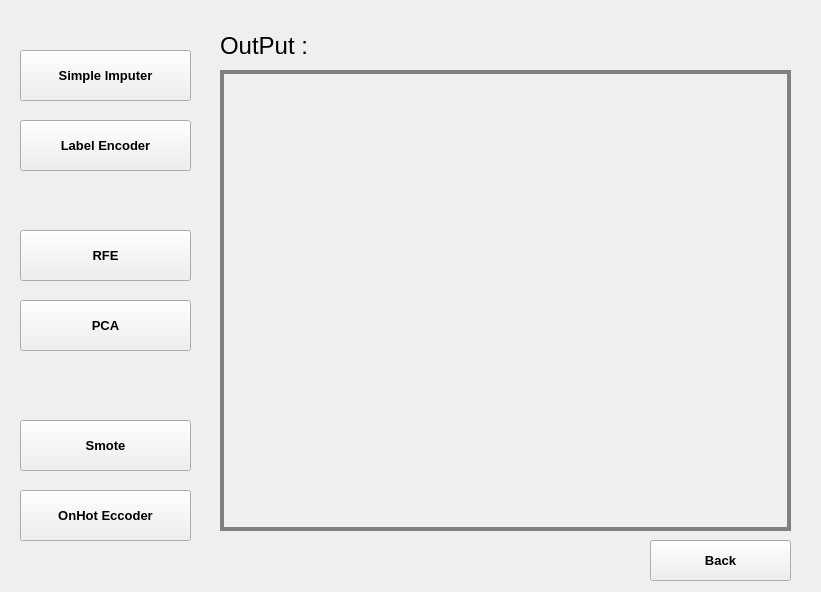
<?xml version="1.0" encoding="UTF-8"?>
<ui version="4.0">
 <class>preprocessing_Page</class>
 <widget class="QWidget" name="preprocessing_Page">
  <property name="geometry">
   <rect>
    <x>0</x>
    <y>0</y>
    <width>821</width>
    <height>592</height>
   </rect>
  </property>
  <property name="windowTitle">
   <string>Form</string>
  </property>
  <property name="styleSheet">
   <string notr="true">/*
 * The MIT License (MIT)
 *
 * Copyright (c) &lt;2013-2014&gt; &lt;Colin Duquesnoy&gt;
 * Copyright (c) &lt;2017&gt; &lt;Michell Stuttgart&gt;
 *
 * Permission is hereby granted, free of charge, to any person obtaining a copy
 * of this software and associated documentation files (the &quot;Software&quot;), to deal
 * in the Software without restriction, including without limitation the rights
 * to use, copy, modify, merge, publish, distribute, sublicense, and/or sell
 * copies of the Software, and to permit persons to whom the Software is
 * furnished to do so, subject to the following conditions:

 * The above copyright notice and this permission notice shall be included in
 * all copies or substantial portions of the Software.

 * THE SOFTWARE IS PROVIDED &quot;AS IS&quot;, WITHOUT WARRANTY OF ANY KIND, EXPRESS OR
 * IMPLIED, INCLUDING BUT NOT LIMITED TO THE WARRANTIES OF MERCHANTABILITY,
 * FITNESS FOR A PARTICULAR PURPOSE AND NONINFRINGEMENT. IN NO EVENT SHALL THE
 * AUTHORS OR COPYRIGHT HOLDERS BE LIABLE FOR ANY CLAIM, DAMAGES OR OTHER
 * LIABILITY, WHETHER IN AN ACTION OF CONTRACT, TORT OR OTHERWISE, ARISING FROM,
 * OUT OF OR IN CONNECTION WITH THE SOFTWARE OR THE USE OR OTHER DEALINGS IN
 * THE SOFTWARE.
 */
QToolTip
{
     border: 1px solid black;
     background-color: #D1DBCB;
     padding: 1px;
     border-radius: 3px;
     opacity: 100;
}

QWidget
{
    color: #b1b1b1;
    background-color: #323232;
    selection-background-color:#323232;
    selection-color: black;
    background-clip: border;
    border-image: none;
    border: 0px transparent black;
    outline: 0;
}

QScrollArea{
 border: 2px solid red;

}

QWidget:item:hover
{
    background-color: #D1DBCB;
    color: black;
}

QWidget:item:selected
{
    background-color: #D1DBCB;
    border: 0px
}

QCheckBox
{
    spacing: 5px;
    outline: none;
    color: #eff0f1;
    margin-bottom: 2px;
}

QCheckBox:disabled
{
    color: #76797C;
}

QCheckBox::indicator,QGroupBox::indicator
{
    width: 18px;
    height: 18px;
}

QGroupBox::indicator
{
    margin-left: 2px;
}

QCheckBox::indicator:unchecked
{
    image: url(:/qss_icons/rc/checkbox_unchecked.png);
}

QCheckBox::indicator:unchecked:hover,
QCheckBox::indicator:unchecked:focus,
QCheckBox::indicator:unchecked:pressed,
QGroupBox::indicator:unchecked:hover,
QGroupBox::indicator:unchecked:focus,
QGroupBox::indicator:unchecked:pressed
{
  border: none;
    image: url(:/qss_icons/rc/checkbox_unchecked_focus.png);
}

QCheckBox::indicator:checked
{
    image: url(:/qss_icons/rc/checkbox_checked.png);
}

QCheckBox::indicator:checked:hover,
QCheckBox::indicator:checked:focus,
QCheckBox::indicator:checked:pressed,
QGroupBox::indicator:checked:hover,
QGroupBox::indicator:checked:focus,
QGroupBox::indicator:checked:pressed
{
    border: none;
    image: url(:/qss_icons/rc/checkbox_checked_focus.png);
}


QCheckBox::indicator:indeterminate
{
    image: url(:/qss_icons/rc/checkbox_indeterminate.png);
}

QCheckBox::indicator:indeterminate:focus,
QCheckBox::indicator:indeterminate:hover,
QCheckBox::indicator:indeterminate:pressed
{
    image: url(:/qss_icons/rc/checkbox_indeterminate_focus.png);
}

QCheckBox::indicator:checked:disabled,
QGroupBox::indicator:checked:disabled
{
    image: url(:/qss_icons/rc/checkbox_checked_disabled.png);
}

QCheckBox::indicator:unchecked:disabled,
QGroupBox::indicator:unchecked:disabled
{
    image: url(:/qss_icons/rc/checkbox_unchecked_disabled.png);
}

QRadioButton
{
    spacing: 5px;
    outline: none;
    color: #eff0f1;
    margin-bottom: 2px;
}

QRadioButton:disabled
{
    color: #76797C;
}
QRadioButton::indicator
{
    width: 21px;
    height: 21px;
}

QRadioButton::indicator:unchecked
{
    image: url(:/qss_icons/rc/radio_unchecked.png);
}


QRadioButton::indicator:unchecked:hover,
QRadioButton::indicator:unchecked:focus,
QRadioButton::indicator:unchecked:pressed
{
    border: none;
    outline: none;
    image: url(:/qss_icons/rc/radio_unchecked_focus.png);
}

QRadioButton::indicator:checked
{
    border: none;
    outline: none;
    image: url(:/qss_icons/rc/radio_checked.png);
}

QRadioButton::indicator:checked:hover,
QRadioButton::indicator:checked:focus,
QRadioButton::indicator:checked:pressed
{
    border: none;
    outline: none;
    image: url(:/qss_icons/rc/radio_checked_focus.png);
}

QRadioButton::indicator:checked:disabled
{
    outline: none;
    image: url(:/qss_icons/rc/radio_checked_disabled.png);
}

QRadioButton::indicator:unchecked:disabled
{
    image: url(:/qss_icons/rc/radio_unchecked_disabled.png);
}


QMenuBar
{
    background-color: #323232;
    color: #D1DBCB;
}

QMenuBar::item
{
    background-color: #323232;
    background: transparent;
    /* padding: 2px 20px 2px 20px; */
}

QMenuBar::item:selected
{
    background: transparent;
    /* border: 1px solid #76797C; */
}

QMenuBar::item:pressed
{
    border: 0px solid #76797C;
    background-color: #D1DBCB;
    color: #000;
    margin-bottom:-1px;
    padding-bottom:1px;
}

QMenu
{
    background-color: #323232;
    /* border: 1px solid #76797C; */
    color: #eff0f1;
    /*margin: 2px; */
}

QMenu::icon
{
    /*margin: 5px;*/
}

QMenu::item
{
    padding: 2px 30px 2px 30px;
    /*margin-left: 5px;*/
    border: 1px solid transparent; /* reserve space for selection border */
}

QMenu::item:selected
{
    color: #000000;
}

QMenu::separator {
    height: 2px;
    background: #D1DBCB;
    margin-left: 10px;
    margin-right: 5px;
}

QMenu::indicator {
    width: 18px;
    height: 18px;
}

/* non-exclusive indicator = check box style indicator
   (see QActionGroup::setExclusive) */
QMenu::indicator:non-exclusive:unchecked {
    image: url(:/qss_icons/rc/checkbox_unchecked.png);
}

QMenu::indicator:non-exclusive:unchecked:selected {
    image: url(:/qss_icons/rc/checkbox_unchecked_disabled.png);
}

QMenu::indicator:non-exclusive:checked {
    image: url(:/qss_icons/rc/checkbox_checked.png);
}

QMenu::indicator:non-exclusive:checked:selected {
    image: url(:/qss_icons/rc/checkbox_checked_disabled.png);
}

/* exclusive indicator = radio button style indicator (see QActionGroup::setExclusive) */
QMenu::indicator:exclusive:unchecked {
    image: url(:/qss_icons/rc/radio_unchecked.png);
}

QMenu::indicator:exclusive:unchecked:selected {
    image: url(:/qss_icons/rc/radio_unchecked_disabled.png);
}

QMenu::indicator:exclusive:checked {
    image: url(:/qss_icons/rc/radio_checked.png);
}

QMenu::indicator:exclusive:checked:selected {
    image: url(:/qss_icons/rc/radio_checked_disabled.png);
}

QMenu::right-arrow {
    margin: 5px;
    image: url(:/qss_icons/rc/right_arrow.png)
}


QWidget:disabled
{
    color: #454545;
    background-color: #323232;
}

QAbstractItemView
{
    alternate-background-color: #323232;
    color: #eff0f1;
    border: 1px solid 3A3939;
    border-radius: 2px;
}

QWidget:focus, QMenuBar:focus,QToolBar:focus,QScrollAreaViewer:focus
{
    /* border: 2px solid #D1DBCB; */
}

QTabWidget:focus, QCheckBox:focus, QRadioButton:focus, QSlider:focus
{
    border: none;
}

QLineEdit
{
    background-color: #1e1e1e;
    selection-background-color: #D1DBCB;
    selection-color: black;
    padding: 5px;
    border-style: solid;
    border: 1px solid #76797C;
    border-radius: 2px;
    color: #eff0f1;
}

QGroupBox {
    border:1px solid #76797C;
    border-radius: 2px;
    margin-top: 20px;
}

QGroupBox::title {
    subcontrol-origin: margin;
    subcontrol-position: top center;
    padding-left: 10px;
    padding-right: 10px;
    padding-top: 10px;
}

QAbstractScrollArea
{
    border-radius: 0px;
    border: 0px solid #76797C;
    background-color: transparent;
}

QScrollBar:horizontal
{
    height: 15px;
    margin: 3px 15px 3px 15px;
    border: 1px transparent #2A2929;
    border-radius: 4px;
    background-color: #2A2929;
}

QScrollBar::handle:horizontal
{
    background-color: #605F5F;
    min-width: 5px;
    border-radius: 4px;
}

QScrollBar::add-line:horizontal
{
    margin: 0px 3px 0px 3px;
    border-image: url(:/qss_icons/rc/right_arrow_disabled.png);
    width: 10px;
    height: 10px;
    subcontrol-position: right;
    subcontrol-origin: margin;
}

QScrollBar::sub-line:horizontal
{
    margin: 0px 3px 0px 3px;
    border-image: url(:/qss_icons/rc/left_arrow_disabled.png);
    height: 10px;
    width: 10px;
    subcontrol-position: left;
    subcontrol-origin: margin;
}

QScrollBar::add-line:horizontal:hover,QScrollBar::add-line:horizontal:on
{
    border-image: url(:/qss_icons/rc/right_arrow.png);
    height: 10px;
    width: 10px;
    subcontrol-position: right;
    subcontrol-origin: margin;
}


QScrollBar::sub-line:horizontal:hover, QScrollBar::sub-line:horizontal:on
{
    border-image: url(:/qss_icons/rc/left_arrow.png);
    height: 10px;
    width: 10px;
    subcontrol-position: left;
    subcontrol-origin: margin;
}

QScrollBar::up-arrow:horizontal, QScrollBar::down-arrow:horizontal
{
    background: none;
}


QScrollBar::add-page:horizontal, QScrollBar::sub-page:horizontal
{
    background: none;
}

QScrollBar:vertical
{
    background-color: #2A2929;
    width: 15px;
    margin: 15px 3px 15px 3px;
    border: 1px transparent #2A2929;
    border-radius: 4px;
}

QScrollBar::handle:vertical
{
    background-color: #605F5F;
    min-height: 5px;
    border-radius: 4px;
}

QScrollBar::sub-line:vertical
{
    margin: 3px 0px 3px 0px;
    border-image: url(:/qss_icons/rc/up_arrow_disabled.png);
    height: 10px;
    width: 10px;
    subcontrol-position: top;
    subcontrol-origin: margin;
}

QScrollBar::add-line:vertical
{
    margin: 3px 0px 3px 0px;
    border-image: url(:/qss_icons/rc/down_arrow_disabled.png);
    height: 10px;
    width: 10px;
    subcontrol-position: bottom;
    subcontrol-origin: margin;
}

QScrollBar::sub-line:vertical:hover,QScrollBar::sub-line:vertical:on
{

    border-image: url(:/qss_icons/rc/up_arrow.png);
    height: 10px;
    width: 10px;
    subcontrol-position: top;
    subcontrol-origin: margin;
}


QScrollBar::add-line:vertical:hover, QScrollBar::add-line:vertical:on
{
    border-image: url(:/qss_icons/rc/down_arrow.png);
    height: 10px;
    width: 10px;
    subcontrol-position: bottom;
    subcontrol-origin: margin;
}

QScrollBar::up-arrow:vertical, QScrollBar::down-arrow:vertical
{
    background: none;
}


QScrollBar::add-page:vertical, QScrollBar::sub-page:vertical
{
    background: none;
}

QTextEdit
{
    background-color: #1e1e1e;
    color: #eff0f1;
    border: 1px solid #76797C;
}

QPlainTextEdit
{
    background-color: #1e1e1e;;
    color: #eff0f1;
    border-radius: 2px;
    border: 1px solid #76797C;
}

QHeaderView::section
{
    background-color: #76797C;
    color: #eff0f1;
    padding: 5px;
    border: 1px solid #76797C;
}

QSizeGrip {
    image: url(:/qss_icons/rc/sizegrip.png);
    width: 12px;
    height: 12px;
}


QMainWindow::separator
{
    background-color: #323232;
    color: white;
    padding-left: 4px;
    spacing: 2px;
    border: 1px dashed #76797C;
}

QMainWindow::separator:hover
{

    background-color: #787876;
    color: white;
    padding-left: 4px;
    border: 1px solid #76797C;
    spacing: 2px;
}


QMenu::separator
{
    height: 1px;
    background-color: #76797C;
    color: white;
    padding-left: 4px;
    margin-left: 10px;
    margin-right: 5px;
}

QFrame
{
    border-radius: 0px;
    /*border: 1px solid #76797C;*/
}


QFrame[frameShape=&quot;0&quot;]
{
    border-radius: 0px;
    border: 0px transparent #76797C;
}

QStackedWidget
{
    border: 1px transparent black;
}

QToolBar {
    border: 0px transparent #393838;
    background: 0px solid #323232;
    font-weight: bold;
}

QToolBar::handle:horizontal {
    image: url(:/qss_icons/rc/Hmovetoolbar.png);
}
QToolBar::handle:vertical {
    image: url(:/qss_icons/rc/Vmovetoolbar.png);
}
QToolBar::separator:horizontal {
    image: url(:/qss_icons/rc/Hsepartoolbar.png);
}
QToolBar::separator:vertical {
    image: url(:/qss_icons/rc/Vsepartoolbar.png);
}
QToolButton#qt_toolbar_ext_button {
    background: #58595a
}

QPushButton
{
    color: #eff0f1;
    background-color: #323232;
    border-width: 1px;
    border-color: #76797C;
    border-style: solid;
    padding: 5px;
    border-radius: 0px;
    outline: none;
}

QPushButton:disabled
{
    background-color: #323232;
    border-width: 1px;
    border-color: #454545;
    border-style: solid;
    padding-top: 5px;
    padding-bottom: 5px;
    padding-left: 10px;
    padding-right: 10px;
    border-radius: 2px;
    color: #454545;
}

QPushButton:focus {
    background-color: #D1DBCB;
    color: black;
}

QPushButton:pressed
{
    color: black;
    background-color: #D1DBCB;
    padding-top: -15px;
    padding-bottom: -17px;
}

QComboBox
{
    selection-background-color: #D1DBCB;
    background-color: #31363B;
    border-style: solid;
    border: 1px solid #76797C;
    border-radius: 2px;
    padding: 5px;
    min-width: 75px;
}

QPushButton:checked{
    background-color: #76797C;
    border-color: #6A6969;
}

QComboBox:hover,QPushButton:hover,QAbstractSpinBox:hover,QLineEdit:hover,QTextEdit:hover,QPlainTextEdit:hover,QAbstractView:hover,QTreeView:hover
{
    border: 1px solid #D1DBCB;
}

QComboBox:on
{
    padding-top: 0px;
    padding-left: 4px;
    selection-background-color: #4a4a4a;
}

QComboBox QAbstractItemView
{
    background-color: #1e1e1e;
    border-radius: 2px;
    border: 1px solid #76797C;
    selection-background-color: #D1DBCB;
}

QComboBox::drop-down
{
    subcontrol-origin: padding;
    subcontrol-position: top right;
    width: 15px;

    border-left-width: 0px;
    border-left-color: darkgray;
    border-left-style: solid;
    border-top-right-radius: 3px;
    border-bottom-right-radius: 3px;
}

QComboBox::down-arrow
{
    image: url(:/qss_icons/rc/down_arrow_disabled.png);
}

QComboBox::down-arrow:on, QComboBox::down-arrow:hover,
QComboBox::down-arrow:focus
{
    image: url(:/qss_icons/rc/down_arrow.png);
}

QAbstractSpinBox {
    padding: 2px;
    margin: 2px;
    background-color: #1e1e1e;
    color: #eff0f1;
    border-radius: 0px;
    min-width: 75px;
    selection-background-color: #D1DBCB;
    selection-color: black;
}

QAbstractSpinBox:up-button
{
    background-color: transparent;
    subcontrol-origin: border;
    subcontrol-position: center right;
}

QAbstractSpinBox:down-button
{
    background-color: transparent;
    subcontrol-origin: border;
    subcontrol-position: center left;
}

QAbstractSpinBox::up-arrow,QAbstractSpinBox::up-arrow:disabled,QAbstractSpinBox::up-arrow:off {
    image: url(:/qss_icons/rc/up_arrow_disabled.png);
    width: 10px;
    height: 10px;
}
QAbstractSpinBox::up-arrow:hover
{
    image: url(:/qss_icons/rc/up_arrow.png);
}


QAbstractSpinBox::down-arrow,QAbstractSpinBox::down-arrow:disabled,QAbstractSpinBox::down-arrow:off
{
    image: url(:/qss_icons/rc/down_arrow_disabled.png);
    width: 10px;
    height: 10px;
}
QAbstractSpinBox::down-arrow:hover
{
    image: url(:/qss_icons/rc/down_arrow.png);
}


QLabel
{
    border: 0px solid black;
    margin-left: 2px;
    margin-right: 2px;
    color: #D1DBCB;
}

QTabWidget{
    border: 0px transparent black;
}

QTabWidget::pane {
    border: 1px solid #76797C;
    padding: 5px;
    margin: 0px;
}

QTabWidget::tab-bar {
    left: 5px; /* move to the right by 5px */
}

QTabBar
{
    qproperty-drawBase: 0;
    border-radius: 3px;
}

QTabBar::focus
{
    border: 0px transparent black;
    color: black;
}

QTabBar::hover
{
    border: 0px transparent black;
    color: black;
}

QTabBar::close-button  {
    image: url(:/qss_icons/rc/close.png);
    background: transparent;
}

QTabBar::close-button:hover
{
    image: url(:/qss_icons/rc/close-hover.png);
    background: transparent;
}

QTabBar::close-button:pressed {
    image: url(:/qss_icons/rc/close-pressed.png);
    background: transparent;
}

/* TOP TABS */
QTabBar::tab:top {
    color: #eff0f1;
    border: 1px solid #76797C;
    border-bottom: 1px transparent black;
    background-color: #323232;
    padding: 5px;
    min-width: 50px;
    border-top-left-radius: 2px;
    border-top-right-radius: 2px;
}

QTabBar::tab:top:!selected
{
    color: #eff0f1;
    background-color: #54575B;
    border: 1px solid #76797C;
    border-bottom: 1px transparent black;
    border-top-left-radius: 2px;
    border-top-right-radius: 2px;
}

QTabBar::tab:top:!selected:hover {
    background-color: #D1DBCB;
    color: black;
}

/* BOTTOM TABS */
QTabBar::tab:bottom {
    color: #eff0f1;
    border: 1px solid #76797C;
    border-top: 1px transparent black;
    background-color: #323232;
    padding: 5px;
    border-bottom-left-radius: 2px;
    border-bottom-right-radius: 2px;
    min-width: 50px;
}

QTabBar::tab:bottom:!selected
{
    color: #eff0f1;
    background-color: #54575B;
    border: 1px solid #76797C;
    border-top: 1px transparent black;
    border-bottom-left-radius: 2px;
    border-bottom-right-radius: 2px;
}

QTabBar::tab:bottom:!selected:hover {
    background-color: #D1DBCB;
    color: black;
}

/* LEFT TABS */
QTabBar::tab:left {
    color: #eff0f1;
    border: 1px solid #76797C;
    border-left: 1px transparent black;
    background-color: #323232;
    padding: 5px;
    border-top-right-radius: 2px;
    border-bottom-right-radius: 2px;
    min-height: 50px;
}

QTabBar::tab:left:!selected
{
    color: #eff0f1;
    background-color: #54575B;
    border: 1px solid #76797C;
    border-left: 1px transparent black;
    border-top-right-radius: 2px;
    border-bottom-right-radius: 2px;
}

QTabBar::tab:left:!selected:hover {
    background-color: #D1DBCB;
    color: black;
}


/* RIGHT TABS */
QTabBar::tab:right {
    color: #eff0f1;
    border: 1px solid #76797C;
    border-right: 1px transparent black;
    background-color: #323232;
    padding: 5px;
    border-top-left-radius: 2px;
    border-bottom-left-radius: 2px;
    min-height: 50px;
}

QTabBar::tab:right:!selected
{
    color: #eff0f1;
    background-color: #54575B;
    border: 1px solid #76797C;
    border-right: 1px transparent black;
    border-top-left-radius: 2px;
    border-bottom-left-radius: 2px;
}

QTabBar::tab:right:!selected:hover {
    background-color: #D1DBCB;
    color: black;
}

QTabBar QToolButton::right-arrow:enabled {
     image: url(:/qss_icons/rc/right_arrow.png);
 }

 QTabBar QToolButton::left-arrow:enabled {
     image: url(:/qss_icons/rc/left_arrow.png);
 }

QTabBar QToolButton::right-arrow:disabled {
     image: url(:/qss_icons/rc/right_arrow_disabled.png);
 }

 QTabBar QToolButton::left-arrow:disabled {
     image: url(:/qss_icons/rc/left_arrow_disabled.png);
 }


QDockWidget {
    background: #323232;
    border: 1px solid #403F3F;
    titlebar-close-icon: url(:/qss_icons/rc/close.png);
    titlebar-normal-icon: url(:/qss_icons/rc/undock.png);
}

QDockWidget::close-button, QDockWidget::float-button {
    border: 1px solid transparent;
    border-radius: 2px;
    background: transparent;
}

QDockWidget::close-button:hover, QDockWidget::float-button:hover {
    background: rgba(255, 255, 255, 10);
}

QDockWidget::close-button:pressed, QDockWidget::float-button:pressed {
    padding: 1px -1px -1px 1px;
    background: rgba(255, 255, 255, 10);
}

QTreeView, QListView
{
    border: 1px solid #76797C;
    background-color: #1e1e1e;
}

QTreeView:branch:selected, QTreeView:branch:hover
{
    background: url(:/qss_icons/rc/transparent.png);
}

QTreeView::branch:has-siblings:!adjoins-item {
    border-image: url(:/qss_icons/rc/transparent.png);
}

QTreeView::branch:has-siblings:adjoins-item {
    border-image: url(:/qss_icons/rc/transparent.png);
}

QTreeView::branch:!has-children:!has-siblings:adjoins-item {
    border-image: url(:/qss_icons/rc/transparent.png);
}

QTreeView::branch:has-children:!has-siblings:closed,
QTreeView::branch:closed:has-children:has-siblings {
    image: url(:/qss_icons/rc/branch_closed.png);
}

QTreeView::branch:open:has-children:!has-siblings,
QTreeView::branch:open:has-children:has-siblings  {
    image: url(:/qss_icons/rc/branch_open.png);
}

QTreeView::branch:has-children:!has-siblings:closed:hover,
QTreeView::branch:closed:has-children:has-siblings:hover {
    image: url(:/qss_icons/rc/branch_closed-on.png);
    }

QTreeView::branch:open:has-children:!has-siblings:hover,
QTreeView::branch:open:has-children:has-siblings:hover  {
    image: url(:/qss_icons/rc/branch_open-on.png);
    }

QListView::item:!selected:hover, QTreeView::item:!selected:hover  {
    background: #848383;
    outline: 0;
    color: #eff0f1;
}

QListView::item:selected:hover, QTreeView::item:selected:hover  {
    background: #D1DBCB;
}

QSlider::groove:horizontal {
    border: 1px solid #565a5e;
    height: 4px;
    background: #565a5e;
    margin: 0px;
    border-radius: 2px;
}

QSlider::handle:horizontal {
    background: #D1DBCB;
    border: 1px solid #999999;
    width: 10px;
    height: 10px;
    margin: -5px 0;
}

QSlider::add-page:qlineargradient {
    background: #595858;
    border-top-right-radius: 5px;
    border-bottom-right-radius: 5px;
    border-top-left-radius: 0px;
    border-bottom-left-radius: 0px;
}

QSlider::sub-page::qlineargradient:horizontal {
    background:  #D1DBCB;
    border-top-right-radius: 0px;
    border-bottom-right-radius: 0px;
    border-top-left-radius: 5px;
    border-bottom-left-radius: 5px;
}

QSlider::groove:vertical {
    border: 1px solid #565a5e;
    width: 4px;
    background: #565a5e;
    margin: 0px;
    border-radius: 3px;
}

QSlider::handle:vertical {
    background: #D1DBCB;
    border: 1px solid #999999;
    width: 10px;
    height: 10px;
    margin: 0 -5px;
}

QToolButton {
    color: #D1DBCB;
    background-color: transparent;
    border: 0px transparent #76797C;
    border-radius: 0px;
    padding: 1px;
    margin-right: 5px;
}

QToolButton[popupMode=&quot;1&quot;] { /* only for MenuButtonPopup */
 padding-right: 20px; /* make way for the popup button */
 border: 1px #76797C;
 border-radius: 0px;
}

QToolButton[popupMode=&quot;2&quot;] { /* only for InstantPopup */
 padding-right: 10px; /* make way for the popup button */
 border: 0px #76797C;
}


QToolButton:hover, QToolButton::menu-button:hover {
    background-color: transparent;
    border: 1px solid #D1DBCB;
    padding: 2px;
}

QToolButton:checked, QToolButton:pressed,
        QToolButton::menu-button:pressed {
    color: black;
    background-color: #D1DBCB;
    border: 0px solid #D1DBCB;
    padding: 2px;
}

/* the subcontrol below is used only in the InstantPopup or DelayedPopup mode */
QToolButton::menu-indicator {
    image: url(:/qss_icons/rc/down_arrow.png);
    top: -7px; left: -2px; /* shift it a bit */
}

/* the subcontrols below are used only in the MenuButtonPopup mode */
QToolButton::menu-button {
    border: 1px transparent #76797C;
    border-top-right-radius: 6px;
    border-bottom-right-radius: 6px;
    /* 16px width + 4px for border = 20px allocated above */
    width: 16px;
    outline: none;
}

QToolButton::menu-arrow {
    image: url(:/qss_icons/rc/down_arrow.png);
}

QToolButton::menu-arrow:open {
    border: 1px solid #76797C;
}

QPushButton::menu-indicator  {
    subcontrol-origin: padding;
    subcontrol-position: bottom right;
    left: 8px;
}

QTableView
{
    border: 1px solid #76797C;
    gridline-color: #323232;
    background-color: #1e1e1e;
}


QTableView, QHeaderView
{
    border-radius: 0px;
}

QTableView::item:pressed, QListView::item:pressed, QTreeView::item:pressed  {
    background: #D1DBCB;
    color: black;
}

QTableView::item:selected:active, QTreeView::item:selected:active, QListView::item:selected:active  {
    background: #D1DBCB;
    color: black;
}

QHeaderView
{
    background-color: #323232;
    border: 1px transparent;
    border-radius: 0px;
    margin: 0px;
    padding: 0px;

}

QHeaderView::section  {
    background-color: #323232;
    color: #eff0f1;
    padding: 5px;
    border: 1px solid #76797C;
    border-radius: 0px;
    text-align: center;
}

QHeaderView::section::vertical::first, QHeaderView::section::vertical::only-one
{
    border-top: 1px solid #76797C;
}

QHeaderView::section::vertical
{
    border-top: transparent;
}

QHeaderView::section::horizontal::first, QHeaderView::section::horizontal::only-one
{
    border-left: 1px solid #76797C;
}

QHeaderView::section::horizontal
{
    border-left: transparent;
}


QHeaderView::section:checked
 {
    color: white;
    background-color: #848383;
 }

 /* style the sort indicator */
QHeaderView::down-arrow {
    image: url(:/qss_icons/rc/down_arrow.png);
}

QHeaderView::up-arrow {
    image: url(:/qss_icons/rc/up_arrow.png);
}


QTableCornerButton::section {
    background-color: #323232;
    border: 1px transparent #76797C;
    border-radius: 0px;
}

QToolBox  {
    padding: 5px;
    border: 1px transparent black;
}

QToolBox::tab {
    color: #eff0f1;
    background-color: #323232;
    border: 1px solid #76797C;
    border-bottom: 1px transparent #323232;
    border-top-left-radius: 5px;
    border-top-right-radius: 5px;
}

QToolBox::tab:selected { /* italicize selected tabs */
    font: italic;
    background-color: #323232;
    border-color: #D1DBCB;
 }

QStatusBar::item {
    border: 0px transparent dark;
    margin: 0px;
    border: 0px;
 }


QFrame[height=&quot;3&quot;], QFrame[width=&quot;3&quot;] {
    background-color: #76797C;
}


QSplitter::handle {
    border: 1px dashed #76797C;
}

QSplitter::handle:hover {
    background-color: #787876;
    border: 1px solid #76797C;
}

QSplitter::handle:horizontal {
    width: 1px;
}

QSplitter::handle:vertical {
    height: 1px;
}

QProgressBar {
    border: 1px solid #76797C;
    border-radius: 5px;
    text-align: center;
}

QProgressBar::chunk {
    background-color: #D1DBCB;
}

QDateEdit
{
    selection-background-color: #D1DBCB;
    border-style: solid;
    border: 1px solid #CEE343;
    border-radius: 2px;
    padding: 1px;
    min-width: 75px;
}

QDateEdit:on
{
    padding-top: 3px;
    padding-left: 4px;
    selection-background-color: #4a4a4a;
}

QDateEdit QAbstractItemView
{
    background-color: #1e1e1e;
    border-radius: 2px;
    border: 1px solid #3375A3;
    selection-background-color: #D1DBCB;
}

QDateEdit::drop-down
{
    subcontrol-origin: padding;
    subcontrol-position: top right;
    width: 15px;
    border-left-width: 0px;
    border-left-color: darkgray;
    border-left-style: solid;
    border-top-right-radius: 3px;
    border-bottom-right-radius: 3px;
}

QDateEdit::down-arrow
{
    image: url(:/qss_icons/rc/down_arrow_disabled.png);
}

QDateEdit::down-arrow:on, QDateEdit::down-arrow:hover,
QDateEdit::down-arrow:focus
{
    image: url(:/qss_icons/rc/down_arrow.png);
}
</string>
  </property>
  <widget class="QPushButton" name="btn_simpleLmputer">
   <property name="geometry">
    <rect>
     <x>20</x>
     <y>50</y>
     <width>171</width>
     <height>51</height>
    </rect>
   </property>
   <property name="font">
    <font>
     <pointsize>10</pointsize>
     <weight>75</weight>
     <bold>true</bold>
    </font>
   </property>
   <property name="text">
    <string>Simple lmputer</string>
   </property>
  </widget>
  <widget class="QPushButton" name="btn_labelEncoder">
   <property name="geometry">
    <rect>
     <x>20</x>
     <y>120</y>
     <width>171</width>
     <height>51</height>
    </rect>
   </property>
   <property name="font">
    <font>
     <pointsize>10</pointsize>
     <weight>75</weight>
     <bold>true</bold>
    </font>
   </property>
   <property name="text">
    <string>Label Encoder</string>
   </property>
  </widget>
  <widget class="QPushButton" name="btn_RFE">
   <property name="geometry">
    <rect>
     <x>20</x>
     <y>230</y>
     <width>171</width>
     <height>51</height>
    </rect>
   </property>
   <property name="font">
    <font>
     <pointsize>10</pointsize>
     <weight>75</weight>
     <bold>true</bold>
    </font>
   </property>
   <property name="text">
    <string>RFE</string>
   </property>
  </widget>
  <widget class="QPushButton" name="btn_PCA">
   <property name="geometry">
    <rect>
     <x>20</x>
     <y>300</y>
     <width>171</width>
     <height>51</height>
    </rect>
   </property>
   <property name="font">
    <font>
     <pointsize>10</pointsize>
     <weight>75</weight>
     <bold>true</bold>
    </font>
   </property>
   <property name="text">
    <string>PCA</string>
   </property>
  </widget>
  <widget class="QPushButton" name="btn_smote">
   <property name="geometry">
    <rect>
     <x>20</x>
     <y>420</y>
     <width>171</width>
     <height>51</height>
    </rect>
   </property>
   <property name="font">
    <font>
     <pointsize>10</pointsize>
     <weight>75</weight>
     <bold>true</bold>
    </font>
   </property>
   <property name="text">
    <string>Smote</string>
   </property>
  </widget>
  <widget class="QPushButton" name="btn_onHotEncoder">
   <property name="geometry">
    <rect>
     <x>20</x>
     <y>490</y>
     <width>171</width>
     <height>51</height>
    </rect>
   </property>
   <property name="font">
    <font>
     <pointsize>10</pointsize>
     <weight>75</weight>
     <bold>true</bold>
    </font>
   </property>
   <property name="text">
    <string>OnHot Eccoder</string>
   </property>
  </widget>
  <widget class="QScrollArea" name="outputArea">
   <property name="geometry">
    <rect>
     <x>220</x>
     <y>70</y>
     <width>571</width>
     <height>461</height>
    </rect>
   </property>
   <property name="styleSheet">
    <string notr="true"> border: 2px solid gray;</string>
   </property>
   <property name="widgetResizable">
    <bool>true</bool>
   </property>
   <widget class="QWidget" name="scrollAreaWidgetContents">
    <property name="geometry">
     <rect>
      <x>0</x>
      <y>0</y>
      <width>567</width>
      <height>457</height>
     </rect>
    </property>
   </widget>
  </widget>
  <widget class="QLabel" name="label">
   <property name="geometry">
    <rect>
     <x>220</x>
     <y>30</y>
     <width>131</width>
     <height>31</height>
    </rect>
   </property>
   <property name="font">
    <font>
     <pointsize>18</pointsize>
    </font>
   </property>
   <property name="text">
    <string>OutPut :</string>
   </property>
  </widget>
  <widget class="QPushButton" name="btn_back">
   <property name="geometry">
    <rect>
     <x>650</x>
     <y>540</y>
     <width>141</width>
     <height>41</height>
    </rect>
   </property>
   <property name="font">
    <font>
     <pointsize>10</pointsize>
     <weight>75</weight>
     <bold>true</bold>
    </font>
   </property>
   <property name="text">
    <string>Back</string>
   </property>
   <property name="icon">
    <iconset>
     <normaloff>previous.png</normaloff>previous.png</iconset>
   </property>
   <property name="iconSize">
    <size>
     <width>25</width>
     <height>25</height>
    </size>
   </property>
  </widget>
 </widget>
 <resources/>
 <connections/>
</ui>
